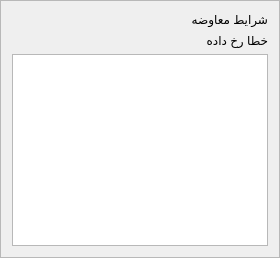
                   <widget class="QFrame" name="compensationConditionFormFrame">
                    <property name="frameShape">
                     <enum>QFrame::StyledPanel</enum>
                    </property>
                    <property name="frameShadow">
                     <enum>QFrame::Raised</enum>
                    </property>
                    <layout class="QVBoxLayout" name="verticalLayout_76">
                     <item>
                      <widget class="QLabel" name="compensationConditionFormLbl">
                       <property name="styleSheet">
                        <string notr="true">label</string>
                       </property>
                       <property name="text">
                        <string>شرایط معاوضه</string>
                       </property>
                       <property name="styleClass" stdset="0">
                        <string>form-label</string>
                       </property>
                      </widget>
                     </item>
                     <item>
                      <widget class="QLabel" name="compensationConditionFormError">
                       <property name="text">
                        <string>خطا رخ داده</string>
                       </property>
                       <property name="styleClass" stdset="0">
                        <string>form-field-error</string>
                       </property>
                      </widget>
                     </item>
                     <item>
                      <widget class="QTextEdit" name="compensationConditionFormInpt">
                       <property name="styleClass" stdset="0">
                        <string>form-field</string>
                       </property>
                      </widget>
                     </item>
                    </layout>
                   </widget>
